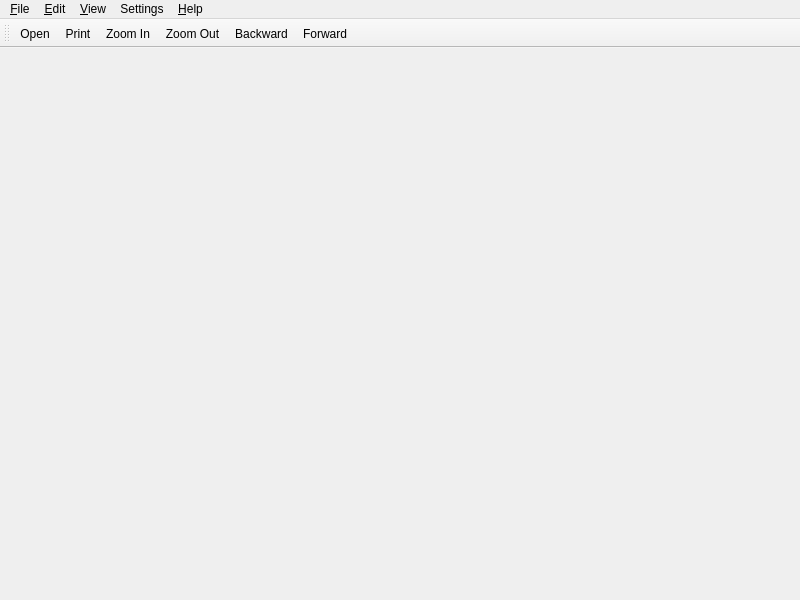
<ui version="4.0" >
 <class>GhostViewer</class>
 <widget class="QMainWindow" name="GhostViewer" >
  <property name="geometry" >
   <rect>
    <x>0</x>
    <y>0</y>
    <width>800</width>
    <height>600</height>
   </rect>
  </property>
  <property name="windowTitle" >
   <string>GhostViewer</string>
  </property>
  <property name="windowIcon" >
   <iconset>
    <normaloff>Icons/Ghost24.png</normaloff>Icons/Ghost24.png</iconset>
  </property>
  <widget class="QWidget" name="centralwidget" />
  <widget class="QMenuBar" name="menubar" >
   <property name="geometry" >
    <rect>
     <x>0</x>
     <y>0</y>
     <width>800</width>
     <height>22</height>
    </rect>
   </property>
   <widget class="QMenu" name="menu_File" >
    <property name="title" >
     <string>&amp;File</string>
    </property>
    <widget class="QMenu" name="menu_Save_As" >
     <property name="title" >
      <string>&amp;Save As</string>
     </property>
     <addaction name="actionPDF" />
     <addaction name="actionPS" />
     <addaction name="actionJPEG" />
     <addaction name="actionTIFF_RGB" />
     <addaction name="actionTIFF_CMYK" />
     <addaction name="actionPNG" />
    </widget>
    <addaction name="action_Open" />
    <addaction name="menu_Save_As" />
    <addaction name="actionPrint" />
    <addaction name="actionExit" />
   </widget>
   <widget class="QMenu" name="menu_Edit" >
    <property name="title" >
     <string>&amp;Edit</string>
    </property>
   </widget>
   <widget class="QMenu" name="menu_View" >
    <property name="title" >
     <string>&amp;View</string>
    </property>
    <widget class="QMenu" name="menu_Go_To" >
     <property name="title" >
      <string>&amp;Go To</string>
     </property>
     <addaction name="separator" />
     <addaction name="separator" />
     <addaction name="action_Forward" />
     <addaction name="action_Backward" />
     <addaction name="action_Select_Page" />
    </widget>
    <widget class="QMenu" name="menu_Zoom" >
     <property name="title" >
      <string>&amp;Zoom</string>
     </property>
     <addaction name="actionZoom_Out" />
     <addaction name="action_Zoom_In" />
    </widget>
    <addaction name="separator" />
    <addaction name="separator" />
    <addaction name="menu_Go_To" />
    <addaction name="menu_Zoom" />
    <addaction name="action_Page_Display" />
   </widget>
   <widget class="QMenu" name="menu_Help" >
    <property name="title" >
     <string>&amp;Help</string>
    </property>
   </widget>
   <widget class="QMenu" name="menuSettings" >
    <property name="title" >
     <string>Settings</string>
    </property>
   </widget>
   <addaction name="menu_File" />
   <addaction name="menu_Edit" />
   <addaction name="menu_View" />
   <addaction name="menuSettings" />
   <addaction name="menu_Help" />
  </widget>
  <widget class="QToolBar" name="toolBar" >
   <property name="windowTitle" >
    <string>toolBar</string>
   </property>
   <attribute name="toolBarArea" >
    <enum>TopToolBarArea</enum>
   </attribute>
   <attribute name="toolBarBreak" >
    <bool>false</bool>
   </attribute>
   <addaction name="action_Open" />
   <addaction name="actionPrint" />
   <addaction name="action_Zoom_In" />
   <addaction name="actionZoom_Out" />
   <addaction name="action_Backward" />
   <addaction name="action_Forward" />
  </widget>
  <action name="action_Open" >
   <property name="icon" >
    <iconset>
     <normaloff>Icons/openfile.png</normaloff>Icons/openfile.png</iconset>
   </property>
   <property name="text" >
    <string>&amp;Open</string>
   </property>
  </action>
  <action name="actionPrint" >
   <property name="icon" >
    <iconset>
     <normaloff>Icons/Printer.png</normaloff>Icons/Printer.png</iconset>
   </property>
   <property name="text" >
    <string>Print</string>
   </property>
  </action>
  <action name="actionExit" >
   <property name="text" >
    <string>Exit</string>
   </property>
  </action>
  <action name="action_Page_Display" >
   <property name="text" >
    <string>&amp;Page Display</string>
   </property>
  </action>
  <action name="action_Forward" >
   <property name="icon" >
    <iconset>
     <normaloff>Icons/go-next-32.png</normaloff>Icons/go-next-32.png</iconset>
   </property>
   <property name="text" >
    <string>&amp;Forward</string>
   </property>
  </action>
  <action name="action_Backward" >
   <property name="icon" >
    <iconset>
     <normaloff>Icons/go-previous-32.png</normaloff>Icons/go-previous-32.png</iconset>
   </property>
   <property name="text" >
    <string>&amp;Backward</string>
   </property>
  </action>
  <action name="action_Select_Page" >
   <property name="text" >
    <string>&amp;Select Page</string>
   </property>
  </action>
  <action name="action_Zoom_In" >
   <property name="icon" >
    <iconset>
     <normaloff>Icons/zoomin.png</normaloff>Icons/zoomin.png</iconset>
   </property>
   <property name="text" >
    <string>Zoom In</string>
   </property>
  </action>
  <action name="actionZoom_Out" >
   <property name="icon" >
    <iconset>
     <normaloff>Icons/zoomout.png</normaloff>Icons/zoomout.png</iconset>
   </property>
   <property name="text" >
    <string>Zoom Out</string>
   </property>
  </action>
  <action name="actionPDF" >
   <property name="icon" >
    <iconset>
     <normaloff>Icons/AcrobatIcon.png</normaloff>Icons/AcrobatIcon.png</iconset>
   </property>
   <property name="text" >
    <string>PDF</string>
   </property>
  </action>
  <action name="actionPS" >
   <property name="text" >
    <string>PS</string>
   </property>
  </action>
  <action name="actionJPEG" >
   <property name="text" >
    <string>JPEG</string>
   </property>
  </action>
  <action name="actionTIFF_RGB" >
   <property name="text" >
    <string>TIFF RGB</string>
   </property>
  </action>
  <action name="actionTIFF_CMYK" >
   <property name="text" >
    <string>TIFF CMYK</string>
   </property>
  </action>
  <action name="actionPNG" >
   <property name="text" >
    <string>PNG</string>
   </property>
  </action>
 </widget>
 <resources/>
 <connections/>
</ui>
